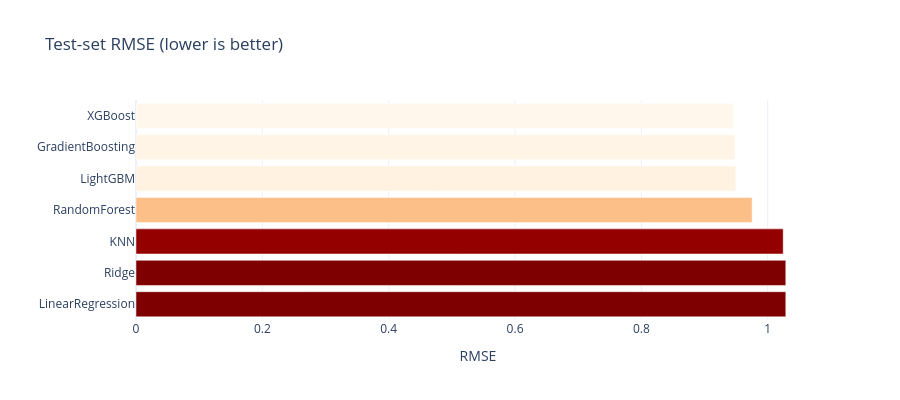

The notebook cell this image was saved under:
### Markdown cell above
## RMSE comparison

### Code cell
fig = px.bar(results.sort_values("rmse", ascending=False), x="rmse", y="model",
             orientation="h", title="Test-set RMSE (lower is better)",
             labels={"rmse": "RMSE", "model": ""}, color="rmse",
             color_continuous_scale="OrRd")
fig.update_layout(template="plotly_white", height=400, coloraxis_showscale=False)
fig.show()

### Figure 1 — Plotly figure (JSON) as saved in the notebook; plotly's stock layout.template omitted (floating-point values rounded to 4 significant figures)
{"data": [{"hovertemplate": "RMSE=%{marker.color}<br>=%{y}<extra></extra>", "legendgroup": "", "marker": {"color": [1.029, 1.029, 1.024, 0.9753, 0.9495, 0.9482, 0.9461], "coloraxis": "coloraxis", "pattern": {"shape": ""}}, "name": "", "orientation": "h", "showlegend": false, "textposition": "auto", "type": "bar", "x": [1.029, 1.029, 1.024, 0.9753, 0.9495, 0.9482, 0.9461], "xaxis": "x", "y": ["LinearRegression", "Ridge", "KNN", "RandomForest", "LightGBM", "GradientBoosting", "XGBoost"], "yaxis": "y"}], "layout": {"barmode": "relative", "coloraxis": {"autocolorscale": false, "colorbar": {"title": {"text": "RMSE"}}, "colorscale": [[0, "rgb(255,247,236)"], [0.125, "rgb(254,232,200)"], [0.25, "rgb(253,212,158)"], [0.375, "rgb(253,187,132)"], [0.5, "rgb(252,141,89)"], [0.625, "rgb(239,101,72)"], [0.75, "rgb(215,48,31)"], [0.875, "rgb(179,0,0)"], [1, "rgb(127,0,0)"]], "showscale": false}, "height": 400, "legend": {"tracegroupgap": 0}, "title": {"text": "Test-set RMSE (lower is better)"}, "xaxis": {"anchor": "y", "domain": [0, 1], "title": {"text": "RMSE"}}, "yaxis": {"anchor": "x", "domain": [0, 1], "title": {"text": ""}}}}
